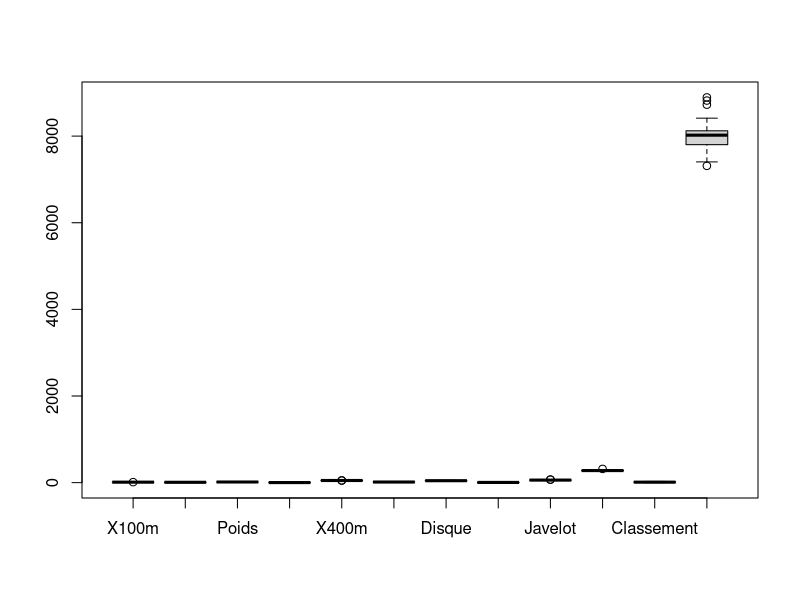

Generate this figure with R:
## ---- chunk 1
df<-read.csv(file="decathlon.csv",head=TRUE, sep=";")
## ---- chunk 2
summary(df[,-c(13)])
## ---- chunk 3
Xquanti <- df[, sapply(df, is.numeric)]
Xquanti
## ---- chunk 4
var(Xquanti)
## ---- chunk 5
apply(Xquanti, 2, var)
## ---- chunk 6
boxplot(Xquanti)
